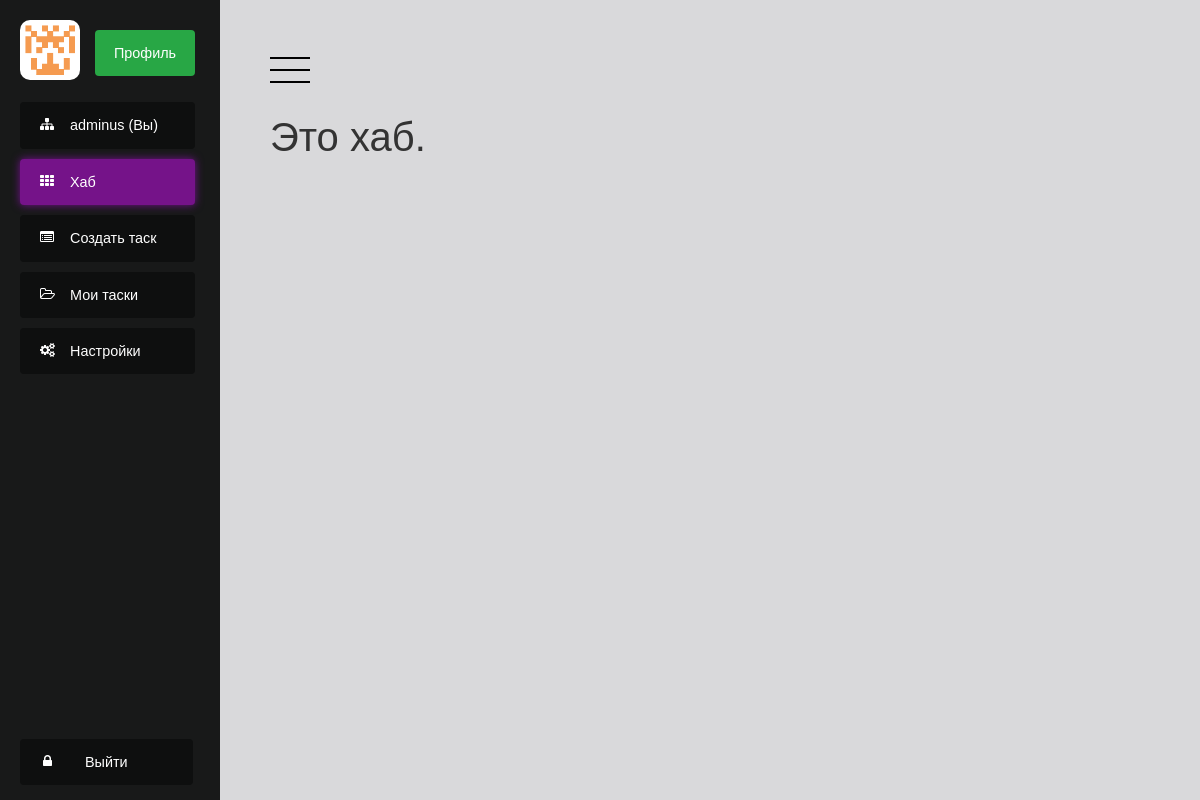
The page / (signed in) on the database as committed earlier.
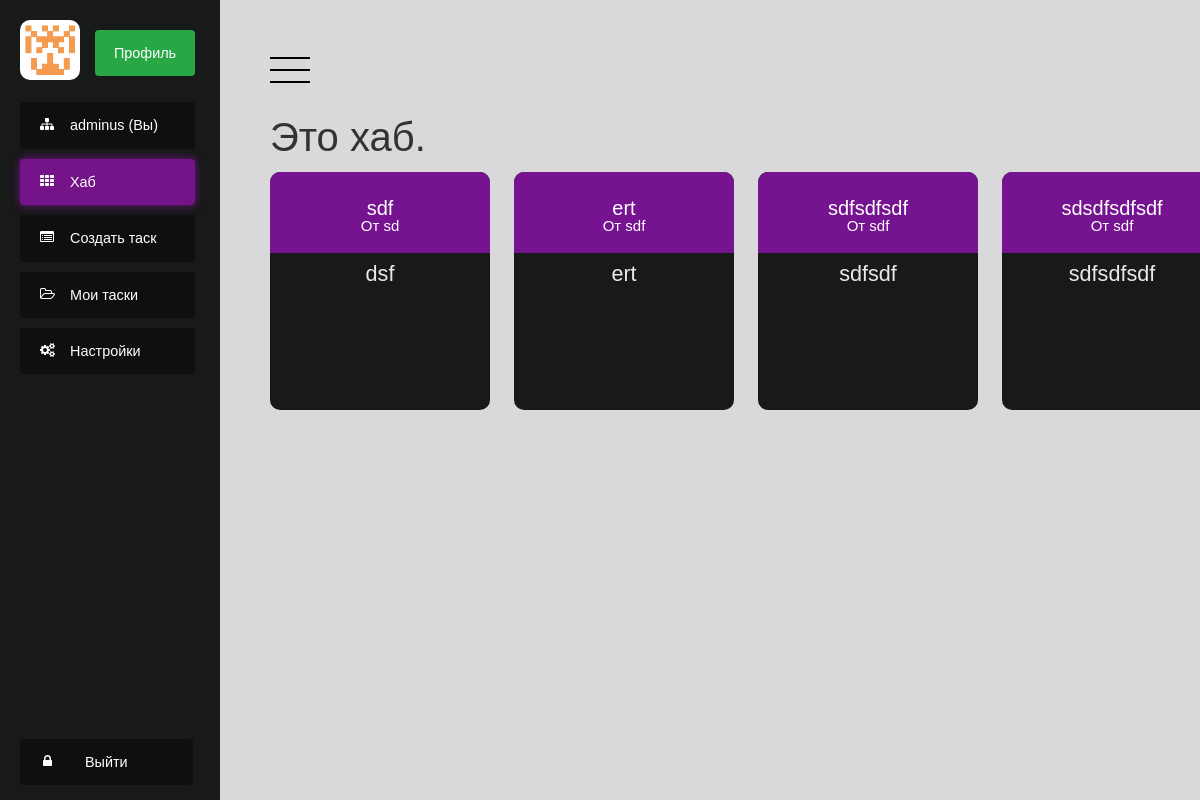
The same page on the database as committed later.
### codev_app/models.py (models this page shows, shortened)
class User(AbstractBaseUser):
    email = models.EmailField(_('email'), unique=True)
    first_name = models.CharField(_('name'), max_length=30, blank=True)
    last_name = models.CharField(_('surname'), max_length=30, blank=True)
    nickname = models.CharField(max_length=30, unique=True)
    bio = models.TextField(max_length=500, blank=True)
    location = models.CharField(max_length=30, blank=True)
    date_joined = models.DateTimeField(_('registered'), auto_now_add=True)
    is_active = models.BooleanField(_('is_active'), default=True)
    avatar = models.ImageField(upload_to='users/avatars/', null=True, blank=True)
    is_superuser = models.BooleanField(default=False)
    objects = UserManager()
    USERNAME_FIELD = 'nickname'
    REQUIRED_FIELDS = [first_name, last_name, nickname, email]
    class Meta:
        verbose_name = _('user')
        verbose_name_plural = _('users')

class Task(models.Model):
    idea = models.CharField(max_length=200)
    body = models.TextField(max_length=20000)
    simple_about = models.TextField(max_length=100, default='Краткое описание')
    creation_date = models.DateTimeField(default=datetime.datetime.now())
    author = models.ForeignKey(to=User, blank=True, on_delete=models.CASCADE, null=True)

### codev_app/views.py (the view)
# urls.py: path('', index),
def index(request):
    if request.user.is_authenticated:
        context = get_context(request, 'index')
        context = hab(request)
        print(context['tasks'])
        return render(request, 'hab.html', context)
    return render(request, 'index.html')

### codev_app/views.py (called while the page is built)
def get_context(request, pagename):
    context = {
        'pagename': pagename,
        'user': request.user,
        'registerform': RegistrationForm(request.POST)
    }
    if request.user.is_authenticated:
        context.update({'avatar': request.user.avatar})
    return context

@login_required
def hab(request):
    tasks = Task.objects.filter(~Q(author = request.user))
    print(tasks)
    context = get_context(request, 'hab')
    context.update({'tasks': tasks})
    return context

### templates/hab.html (shortened to what this page needs)
<!DOCTYPE html>
<html lang="en">
<head>
    <link rel="stylesheet" type="text/css" href="/static/modern_style.css">
</head>
<body>
{% include 'patterns/modern_menu.html' %}
<h1>Это хаб.</h1>
 <br>
<div class="Wrapper" style="height: 85%;">
{% for task in tasks %}
    <a href="/task/{{  task.id }}">
    <div class="task-card">
    <div class="task-card-header">
    <h1>{{  task.idea }}</h1>
    <h2>От {{  task.author }}</h2>
    </div>
        <h2 class="task-about">{{  task.simple_about }}</h2>
    </div></a>
{% endfor %}
</div>
</body>
</html>

### templates/patterns/modern_menu.html (shortened to what this page needs)
<head>
</head>
<div class="wrapper">
  <div class="sidebar" style="position: fixed;">
    <ul class="nav">
      <img class="avatar" src="{{ MEDIA_URL }}{{ avatar }}">
       <li class="profile"><a class="profile-button" href = "/profile/{{ user }}"><p> Профиль </p></a></li>
       <li><a {% if pagename == 'profile' %}class="active"{% endif %} href = "/profile/{{ user }}"> {{ user }} (Вы) </a></li>
      <li><a {% if pagename == 'hab' %}class="active"{% endif %} href="/">Хаб</a></li>
      <li><a {% if pagename == 'make_task' %}class="active"{% endif %} href="/add_task">Создать таск</a></li>
      <li><a {% if pagename == 'tasks' %}class="active"{% endif %} href="/tasks">Мои таски</a></li>
      <li><a {% if pagename == 'settings' %}class="active"{% endif %}>Настройки</a></li>
      <li><a class="logout" href="/u/logout/">Выйти</a></li>
    </ul>
  </div>
  <div class="content isOpen">
          <a class="button">
      <svg xmlns="http://www.w3.org/2000/svg" viewBox="0 0 100 100">
        <line x1="0" y1="20" x2="100" y2="20" />
        <line x1="0" y1="50" x2="100" y2="50" />
        <line x1="0" y1="80" x2="100" y2="80" />
      </svg>
    </a>

### static/modern_style.css (style rules this page uses)
*, *:after, *:before { box-sizing: border-box; padding: 0; margin: 0; transition: .5s ease-in-out; }
a { text-decoration: none; }
html, body { height: 100%; width: 100%;content isOpen font-family: 'Montserrat', sans-serif; -webkit-font-smoothing: antialiased; font-smoothing: antialiased; background-color: #2a313d; }
body { font: 500 .9rem/1 'Avenir Next', sans-serif; color: #333; background: rgb(45,48,58); }
.wrapper { display: flex; min-height: 100%; height:auto; background-color: #181919; margin:0 auto; width:auto; }
.sidebar { position: absolute; width: 220px; padding: 20px; }
.content { flex: 1; padding: 50px; background: #d9d9db; transform: translateX(0); transition: transform .3s; margin:0 auto; min-width:940px; width:auto; }
.content.isOpen { transform: translateX(220px); }
.button { cursor: pointer; }
.button svg { width: 40px; }
h1 { margin-top: 25px; font-size: 40px; font-weight: 400; }
.nav { list-style: none; }
.nav li a { background: #0e0f0f; margin-top: 10px; position: relative; display: block; margin-bottom: 5px; padding: 16px 0 16px 50px; color: #fff; border-radius: 4px; -webkit-transition-duration: 0.4s; transition-duration: 0.5s; transition: all .2s ease-in-out; cursor: pointer; }
.nav li a.logout { padding: 16px 65px 16px 65px; position: absolute; bottom: 10px; }
.nav li a.active { background-color: #751389; box-shadow: 0px 0px 8px #751390; }
.nav li a::before { font: 14px fontawesome; position: absolute; top: 15px; left: 20px; }
.nav li:nth-child(3) a::before { content: '\f0e8'; }
.nav li:nth-child(4) a::before { content: '\f00a'; }
.nav li:nth-child(5) a::before { content: '\f022'; }
.nav li:nth-child(6) a::before { content: '\f115'; }
.nav li:nth-child(7) a::before { content: '\f085'; }
.nav li:nth-child(8) a::before { content: '\f023'; left: 23px; }
.avatar { margin-bottom: 10px; height: 60px; width: 60px; -webkit-border-radius: 10px; -moz-border-radius: 10px; border-radius: 10px; cursor: pointer; }
.profile { float: right; text-align-all: center; }
.wrapper .nav .profile a { width: 100px; text-align: center; float: left; }
.sidebar { height: 100%; width: 215px; text-align: left; float: left; }
.profile p { text-align: center; margin-left: -50px; }
.nav li a.profile-button { background-color: #28a745; }
h2 { font-weight: 300; }
:root { --gutterSm: 0.4rem; --gutterMd: 0.8rem; --gutterLg: 1.6rem; --gutterXl: 2.4rem; --gutterXx: 7.2rem; --colorPrimary400: #7e57c2; --colorPrimary600: #5e35b1; --colorPrimary800: #4527a0; --fontFamily: "Dosis", sans-serif; --fontSizeSm: 1.2rem; --fontSizeMd: 1.6rem; --fontSizeLg: 2.1rem; --fontSizeXl: 2.8rem; --fontSizeXx: 3.6rem; --lineHeightSm: 1.1; --lineHeightMd: 1.8; --transitionDuration: 300ms; --transitionTF: cubic-bezier(0.645, 0.045, 0.355, 1); --inputPaddingV: var(--gutterMd); --inputPaddingH: var(--gutterLg); --inputFontSize: var(--fontSizeLg); --inputLineHeight: var(--lineHeightMd); --labelScaleFactor: 0.8; --labelDefaultPosY: 50%; --labelTransformedPosY: calc( (var(--labelDefaultPosY)) - (var(--inputPaddingV) * var(--labelScaleFactor)) - (var(--inputFontSize) * var(--inputLineHeight)) ); --inputTransitionDuration: var(--transitionDuration); --inputTransitionTF: var(--transitionTF); }
*, *::before, *::after { box-sizing: border-box; }
.Wrapper { flex: 0 0 80%; max-width: 100%; }
.task-about { margin-top: 10px; color: #eaeaea; }
html, body { max-width: 100%; overflow-x: hidden; }
.task-card { margin-right: 20px; margin-bottom: 20px; width: 20%; height: 40%; border-radius: 10px; position: sticky; display: inline-block; background-color: #181919; text-align: center; }
.task-card-header { font-size:10px; position: relative; vertical-align: middle; padding-top: 1px; padding-bottom: 20px; border-top-left-radius: 10px; border-top-right-radius: 10px; background-color: #751390; color: white; text-align: center; }
.task-card-header h1 { font-size: 200%; }

Rows that differ between the two databases and show on the page:
added Task: idea "sdf", author "sd", simple_about "dsf"
added Task: idea "ert", author "sdf", simple_about "ert"
added Task: idea "sdfsdfsdf", author "sdf", simple_about "sdfsdf"
added Task: idea "sdsdfsdfsdf", author "sdf", simple_about "sdfsdfsdf"
